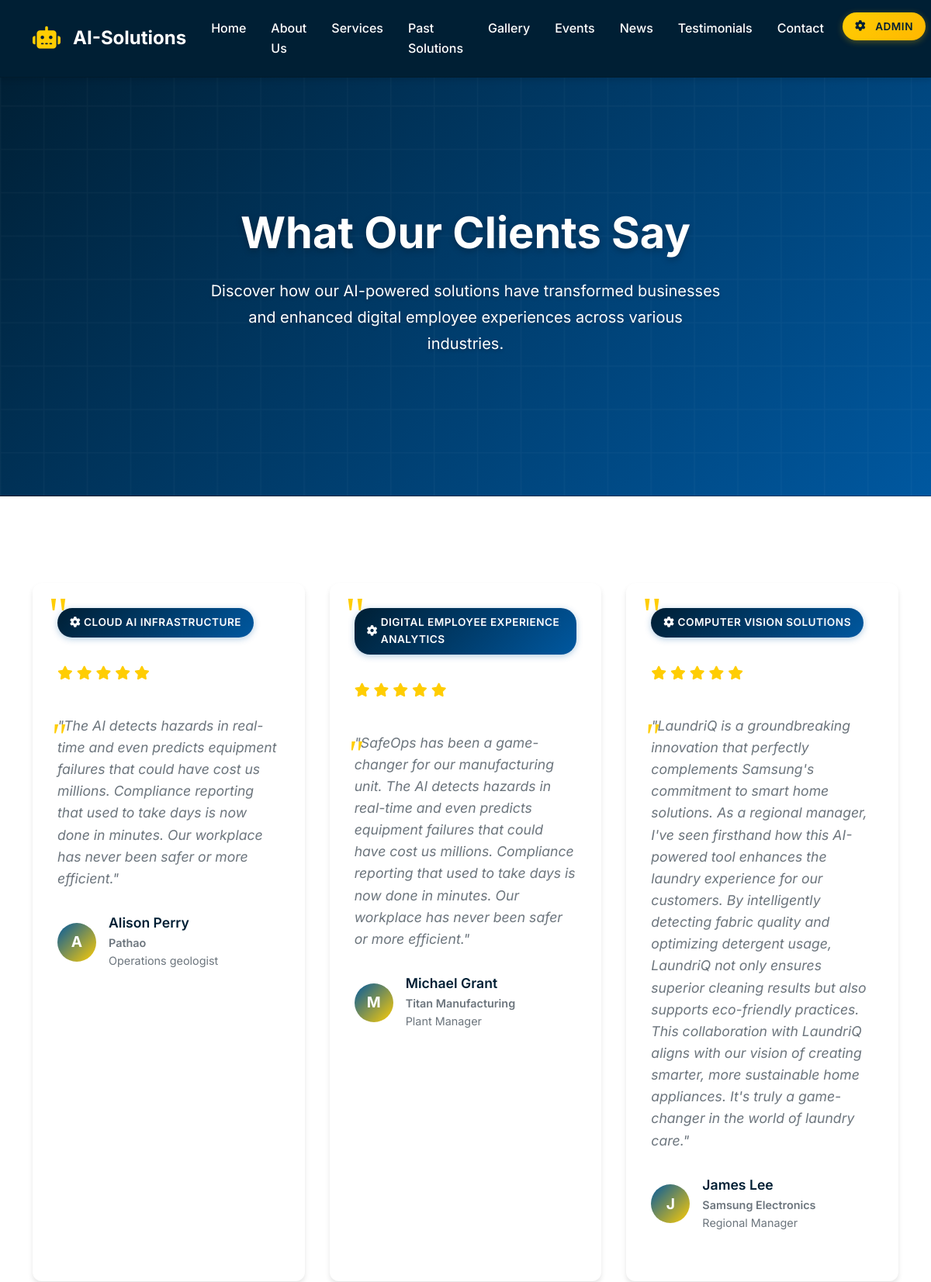
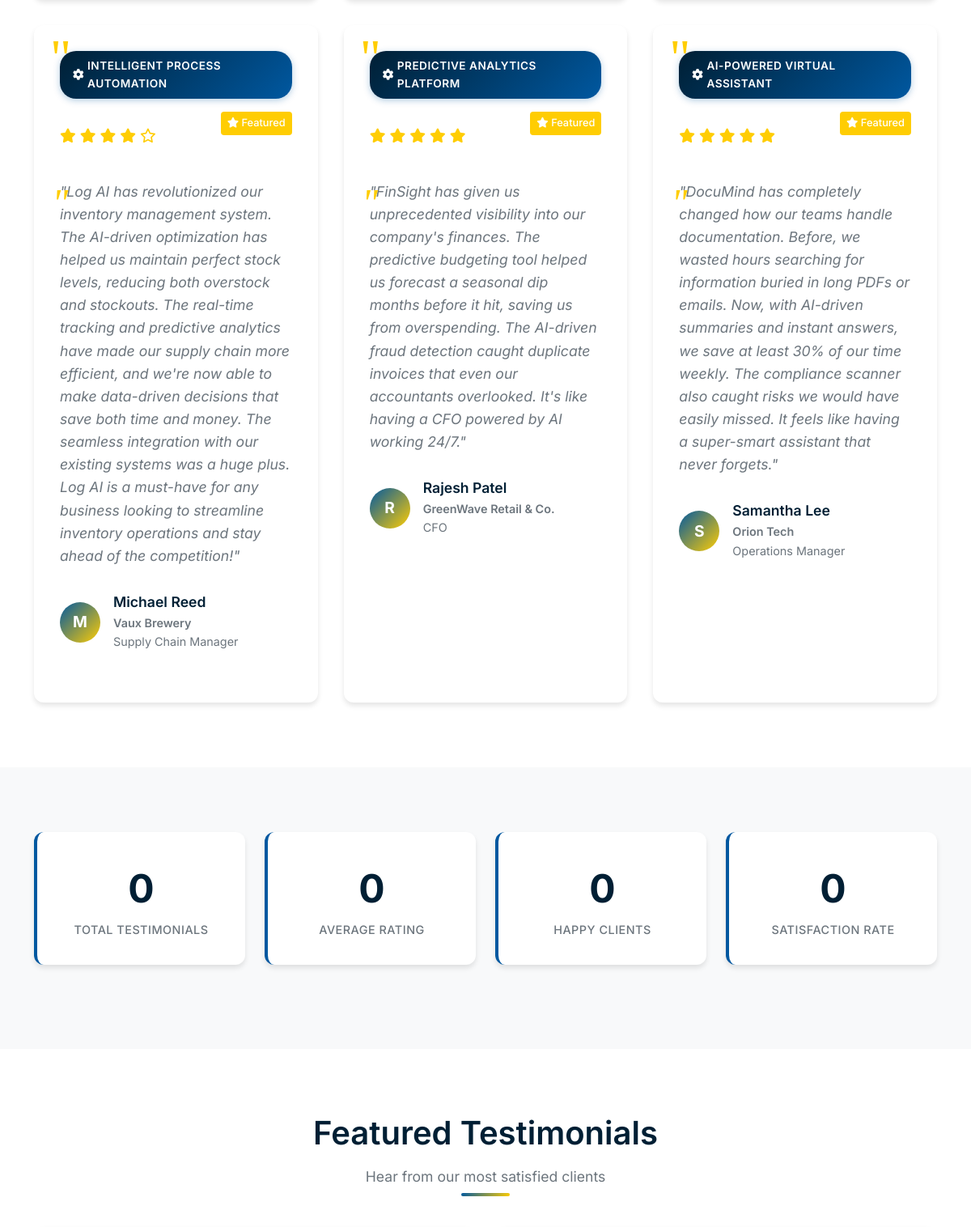
Page /testimonials/ (upper part) on the committed database (2 pictures, top to bottom).
### testimonials/models.py (models this page shows, shortened)
class Testimonial(models.Model):
    RATING_CHOICES = [
        (1, '1 Star'),
        (2, '2 Stars'),
        (3, '3 Stars'),
        (4, '4 Stars'),
        (5, '5 Stars'),
    ]
    customer_name = models.CharField(max_length=100, help_text="Customer's name")
    company = models.CharField(max_length=100, help_text="Customer's company")
    job_title = models.CharField(max_length=100, blank=True, help_text="Customer's job title")
    service = models.ForeignKey(
        'services.Service',
        on_delete=models.CASCADE,
        null=True,
        blank=True,
        help_text="Service being rated (optional)"
    )
    rating = models.IntegerField(
        choices=RATING_CHOICES,
        default=5,
        help_text="Customer rating (1-5 stars)"
    )
    content = models.TextField(help_text="Testimonial content")
    image = models.ImageField(
        upload_to='testimonials/',
        blank=True,
        help_text="Customer photo (optional)"
    )
    is_featured = models.BooleanField(default=False, help_text="Show in featured section")
    is_approved = models.BooleanField(default=False, help_text="Whether testimonial is approved for display")
    created_at = models.DateTimeField(auto_now_add=True, help_text="When the testimonial was created")
    updated_at = models.DateTimeField(auto_now=True, help_text="When the testimonial was last updated")
    class Meta:
        verbose_name = "Testimonial"
        verbose_name_plural = "Testimonials"
        ordering = ['-created_at']

### services/models.py (models this page shows, shortened)
class Service(models.Model):
    CATEGORY_CHOICES = [
        ('ai_solutions', 'AI Solutions'),
        ('automation', 'Automation'),
        ('data_analytics', 'Data Analytics'),
        ('machine_learning', 'Machine Learning'),
        ('consulting', 'Consulting'),
        ('integration', 'Integration'),
        ('support', 'Support'),
        ('other', 'Other'),
    ]
    title = models.CharField(max_length=200, help_text="Service title")
    slug = models.SlugField(max_length=200, unique=True, help_text="URL-friendly version of title")
    description = models.TextField(help_text="Service description")
    short_description = models.CharField(
        max_length=300,
        help_text="Short service description for cards"
    )
    icon = models.CharField(
        max_length=50,
        help_text="Font Awesome icon class (e.g., 'fas fa-robot')"
    )
    category = models.CharField(
        max_length=50,
        choices=CATEGORY_CHOICES,
        default='other',
        help_text="Service category"
    )
    features = models.TextField(
        help_text="JSON string of features list",
        default='[]'
    )
    is_featured = models.BooleanField(default=False, help_text="Show in featured section")
    is_active = models.BooleanField(default=True, help_text="Whether service is currently offered")
    price_starting_from = models.DecimalField(
        max_digits=10,
        decimal_places=2,
        null=True,
        blank=True,
        help_text="Starting price for the service"
    )
    currency = models.CharField(max_length=3, default='USD', help_text="Currency code")
    image = models.ImageField(
        upload_to='services/',
        blank=True,
        help_text="Service image"
    )
    created_at = models.DateTimeField(auto_now_add=True, help_text="When the service was created")
    updated_at = models.DateTimeField(auto_now=True, help_text="When the service was last updated")
    class Meta:
        verbose_name = "Service"
        verbose_name_plural = "Services"
        ordering = ['title']

### testimonials/views.py (the view)
# urls.py: path('', views.testimonials_view, name='testimonials'),
def testimonials_view(request):
    testimonials = Testimonial.objects.filter(is_approved=True).order_by('-created_at')
    context = {
        'testimonials': testimonials,
        'page_title': 'Testimonials',
        'page_description': 'Hear what our clients say about our AI-powered solutions.',
    }
    return render(request, 'testimonials/testimonials.html', context)

### templates/testimonials/testimonials.html (shortened to what this page needs)
{% extends 'base.html' %}
{% load static %}
{% block content %}
<section class="hero-section">
    <div class="container">
        <div class="row justify-content-center">
            <div class="col-lg-10 col-xl-8 text-center">
                <h1 class="hero-title">What Our Clients Say</h1>
                <p class="hero-subtitle">
                    Discover how our AI-powered solutions have transformed businesses and
                    enhanced digital employee experiences across various industries.
                </p>
            </div>
        </div>
    </div>
</section>
<section class="section">
    <div class="container">
        {% if testimonials %}
        <div class="testimonials-grid">
            {% for testimonial in testimonials %}
            <div class="testimonial-card">
                {% if testimonial.service %}
                <div class="service-tag">
                    <i class="fas fa-cog me-1"></i>{{ testimonial.service.title }}
                </div>
                {% endif %}
                <div class="testimonial-header">
                    <div class="testimonial-rating">
                        {% for i in "12345" %}
                            {% if forloop.counter <= testimonial.rating %}
                                <i class="fas fa-star"></i>
                            {% else %}
                                <i class="far fa-star"></i>
                            {% endif %}
                        {% endfor %}
                    </div>
                    {% if testimonial.is_featured %}
                    <div class="testimonial-featured">
                        <i class="fas fa-star"></i> Featured
                    </div>
                    {% endif %}
                </div>
                <div class="testimonial-content">
                    <blockquote>
                        "{{ testimonial.content }}"
                    </blockquote>
                </div>
                <div class="testimonial-author">
                    <div class="author-avatar">
                        {% if testimonial.image %}
                        <img src="{{ testimonial.image.url }}" alt="{{ testimonial.customer_name }}" class="img-fluid">
                        {% else %}
                        <div class="avatar-placeholder">
                            {{ testimonial.customer_name|first }}
                        </div>
                        {% endif %}
                    </div>
                    <div class="author-info">
                        <h5 class="author-name">{{ testimonial.customer_name }}</h5>
                        <p class="author-company">{{ testimonial.company }}</p>
                        {% if testimonial.job_title %}
                        <p class="author-title">{{ testimonial.job_title }}</p>
                        {% endif %}
                    </div>
                </div>
            </div>
            {% endfor %}
        </div>
        {% else %}
        <div class="no-testimonials text-center">
            <i class="fas fa-quote-left fa-3x text-muted mb-3"></i>
            <h4>No Testimonials Available</h4>
            <p class="text-muted">No testimonials are available at the moment.</p>
        </div>
        {% endif %}
    </div>
</section>
<section class="section bg-light">
    <div class="container">
        <div class="row text-center">
            <div class="col-lg-3 col-md-6 mb-4">
                <div class="stat-card">
                    <div class="stat-number counter" data-target="{{ testimonials|length }}">0</div>
                    <div class="stat-label">Total Testimonials</div>
                </div>
            </div>
            <div class="col-lg-3 col-md-6 mb-4">
                <div class="stat-card">
                    <div class="stat-number counter" data-target="5">0</div>
                    <div class="stat-label">Average Rating</div>
                </div>
            </div>
            <div class="col-lg-3 col-md-6 mb-4">
                <div class="stat-card">
                    <div class="stat-number counter" data-target="{{ testimonials|length }}">0</div>
                    <div class="stat-label">Happy Clients</div>
                </div>
            </div>
            <div class="col-lg-3 col-md-6 mb-4">
                <div class="stat-card">
                    <div class="stat-number counter" data-target="100">0</div>
                    <div class="stat-label">Satisfaction Rate</div>
                </div>
            </div>
        </div>
    </div>
</section>
{% if testimonials %}
<section class="section">
    <div class="container">
        <div class="section-title">
            <h2>Featured Testimonials</h2>
            <p class="section-subtitle">Hear from our most satisfied clients</p>
        </div>
        <div class="featured-testimonials">
            <div class="row">
                {% for testimonial in testimonials %}
                {% if testimonial.is_featured %}
                <div class="col-lg-6 mb-4">
                    <div class="featured-testimonial-card">
                        <div class="testimonial-quote">
                        </div>
                    </div>
                </div>
                {% endif %}
                {% endfor %}
            </div>
        </div>
    </div>
</section>
{% endif %}
{% endblock %}

### static/css/main.css (style rules this page uses)
:root { --ai-primary: #001f34; --ai-secondary: #0058a0; --ai-secondary-dark: #003866; --ai-accent: #ffcd03; --ai-light: #f8f9fa; --ai-dark: #0a0a0a; --ai-gray: #6c757d; --ai-light-gray: #dee2e6; --ai-success: #2ea44f; --ai-warning: #ffcd03; --ai-danger: #ff7575; --ai-info: #0058a0; --ai-white: #ffffff; --ai-black: #000000; --ai-soft-bg: #f3f1ee; --ai-soft-bg-alt: #f3f3f8; --ai-muted: #858585; --ai-muted-2: #8f8f8f; --ai-border: #dee2e6; --ai-border-2: #e0e0e0; --ai-overlay: rgba(0, 0, 0, 0.3); --ai-dark-border: rgba(10, 10, 10, 0.176); --ai-white-border: rgba(255, 255, 255, 0.5); --ai-primary-very-dark: #040728; --ai-mid-gray: #bbc1c4; --font-primary: 'Inter', sans-serif; --font-secondary: 'Roboto', sans-serif; --section-padding: 80px 0; --container-padding: 0 15px; --shadow-sm: 0 2px 4px rgba(0, 0, 0, 0.1); --shadow-md: 0 4px 6px rgba(0, 0, 0, 0.1); --shadow-lg: 0 10px 15px rgba(0, 0, 0, 0.1); --shadow-xl: 0 20px 25px rgba(0, 0, 0, 0.1); --radius-sm: 4px; --radius-md: 8px; --radius-lg: 12px; --radius-xl: 16px; --transition-fast: 0.2s ease; --transition-normal: 0.3s ease; --transition-slow: 0.5s ease; }
* { margin: 0; padding: 0; box-sizing: border-box; }
html { scroll-behavior: smooth; }
body { font-family: var(--font-primary); line-height: 1.6; color: var(--ai-dark); background-color: var(--ai-white); overflow-x: hidden; }
h1, h2, h3, h4, h5, h6 { font-family: var(--font-primary); font-weight: 600; line-height: 1.2; margin-bottom: 1rem; color: var(--ai-primary); }
h1 { font-size: 3.5rem; }
h2 { font-size: 2.5rem; }
h5 { font-size: 1.25rem; }
p { margin-bottom: 1rem; color: var(--ai-gray); }
.hero-section { background: linear-gradient(135deg, var(--ai-primary), var(--ai-secondary)); color: var(--ai-white); padding: 140px 0 100px; position: relative; overflow: hidden; border-bottom: 1px solid var(--ai-dark-border); display: flex; align-items: center; min-height: 70vh; text-align: center; }
.hero-section::before { content: ''; position: absolute; top: 0; left: 0; right: 0; bottom: 0; opacity: 0.3; }
.hero-title { font-size: 3.5rem; font-weight: 700; margin-bottom: 1.5rem; line-height: 1.2; text-shadow: 0 3px 8px rgba(0, 0, 0, 0.25); text-align: center; width: 100%; max-width: 800px; margin-left: auto; margin-right: auto; padding: 0 20px; }
.hero-subtitle { font-size: 1.25rem; margin-bottom: 2rem; opacity: 1; max-width: 700px; text-shadow: 0 2px 4px rgba(0, 0, 0, 0.25); text-align: center; margin-left: auto; margin-right: auto; line-height: 1.7; padding: 0 20px; }
.section { padding: var(--section-padding); }
.section-title { text-align: center; margin-bottom: 3rem; position: relative; }
.section-title::after { content: ''; position: absolute; bottom: -10px; left: 50%; transform: translateX(-50%); width: 60px; height: 4px; background: linear-gradient(135deg, var(--ai-secondary), var(--ai-accent)); border-radius: 2px; }
.section-subtitle { text-align: center; color: var(--ai-gray); font-size: 1.1rem; max-width: 600px; margin: 0 auto 3rem; }
.testimonial-card { background: var(--ai-white); padding: 2rem; border-radius: var(--radius-lg); box-shadow: var(--shadow-md); position: relative; margin-bottom: 2rem; }
.testimonial-card::before { content: '"'; position: absolute; top: -10px; left: 20px; font-size: 4rem; color: var(--ai-accent); font-family: serif; }
.testimonial-content { margin-bottom: 1.5rem; font-style: italic; color: var(--ai-gray); }
.testimonial-author { display: flex; align-items: center; gap: 1rem; }
.testimonial-rating { color: var(--ai-warning); margin-bottom: 1rem; }
.bg-gradient-primary, .hero-section { color: var(--ai-white) !important; }
.bg-gradient-primary h1, .bg-gradient-primary h2, .bg-gradient-primary h3, .bg-gradient-primary h4, .bg-gradient-primary h5, .bg-gradient-primary h6, .bg-gradient-primary p, .bg-gradient-primary li, .bg-gradient-primary a, .bg-gradient-primary span, .bg-gradient-primary div, .hero-section h1, .hero-section h2, .hero-section h3, .hero-section h4, .hero-section h5, .hero-section h6, .hero-section p, .hero-section li, .hero-section a { color: var(--ai-white) !important; }

### rows in the picture
Testimonial: service "CLOUD AI INFRASTRUCTURE", rating 5 (drawn), content "The AI detects hazards in real-time and even predicts equipment failures that could have cost us millions. Compliance reporting that used to take days is now done in minutes. Our workplace has never been safer or more efficient.", customer_name|first "A", customer_name "Alison Perry", company "Pathao", job_title "Operations geologist"
Testimonial: service "DIGITAL EMPLOYEE EXPERIENCE ANALYTICS", rating 5 (drawn), content "SafeOps has been a game-changer for our manufacturing unit. The AI detects hazards in real-time and even predicts equipment failures that could have cost us millions. Compliance reporting that used to take days is now done in minutes. Our workplace has never been safer or more efficient.", customer_name|first "M", customer_name "Michael Grant", company "Titan Manufacturing", job_title "Plant Manager"
Testimonial: service "COMPUTER VISION SOLUTIONS", rating 5 (drawn), content "LaundriQ is a groundbreaking innovation that perfectly complements Samsung's commitment to smart home solutions. As a regional manager, I've seen firsthand how this AI-powered tool enhances the laundry experience for our customers. By intelligently detecting fabric quality and optimizing detergent usage, LaundriQ not only ensures superior cleaning results but also supports eco-friendly practices. This collaboration with LaundriQ aligns with our vision of creating smarter, more sustainable home appliances. It's truly a game-changer in the world of laundry care.", customer_name|first "J", customer_name "James Lee", company "Samsung Electronics", job_title "Regional Manager"
Testimonial: service "INTELLIGENT PROCESS AUTOMATION", rating 4 (drawn), is_featured True (drawn), content "Log AI has revolutionized our inventory management system. The AI-driven optimization has helped us maintain perfect stock levels, reducing both overstock and stockouts. The real-time tracking and predictive analytics have made our supply chain more efficient, and we're now able to make data-driven decisions that save both time and money. The seamless integration with our existing systems was a huge plus. Log AI is a must-have for any business looking to streamline inventory operations and stay ahead of the competition!", customer_name|first "M", customer_name "Michael Reed", company "Vaux Brewery", job_title "Supply Chain Manager"
Testimonial: service "PREDICTIVE ANALYTICS PLATFORM", rating 5 (drawn), is_featured True (drawn), content "FinSight has given us unprecedented visibility into our company's finances. The predictive budgeting tool helped us forecast a seasonal dip months before it hit, saving us from overspending. The AI-driven fraud detection caught duplicate invoices that even our accountants overlooked. It's like having a CFO powered by AI working 24/7.", customer_name|first "R", customer_name "Rajesh Patel", company "GreenWave Retail & Co.", job_title "CFO"
Testimonial: service "AI-POWERED VIRTUAL ASSISTANT", rating 5 (drawn), is_featured True (drawn), content "DocuMind has completely changed how our teams handle documentation. Before, we wasted hours searching for information buried in long PDFs or emails. Now, with AI-driven summaries and instant answers, we save at least 30% of our time weekly. The compliance scanner also caught risks we would have easily missed. It feels like having a super-smart assistant that never forgets.", customer_name|first "S", customer_name "Samantha Lee", company "Orion Tech", job_title "Operations Manager"
